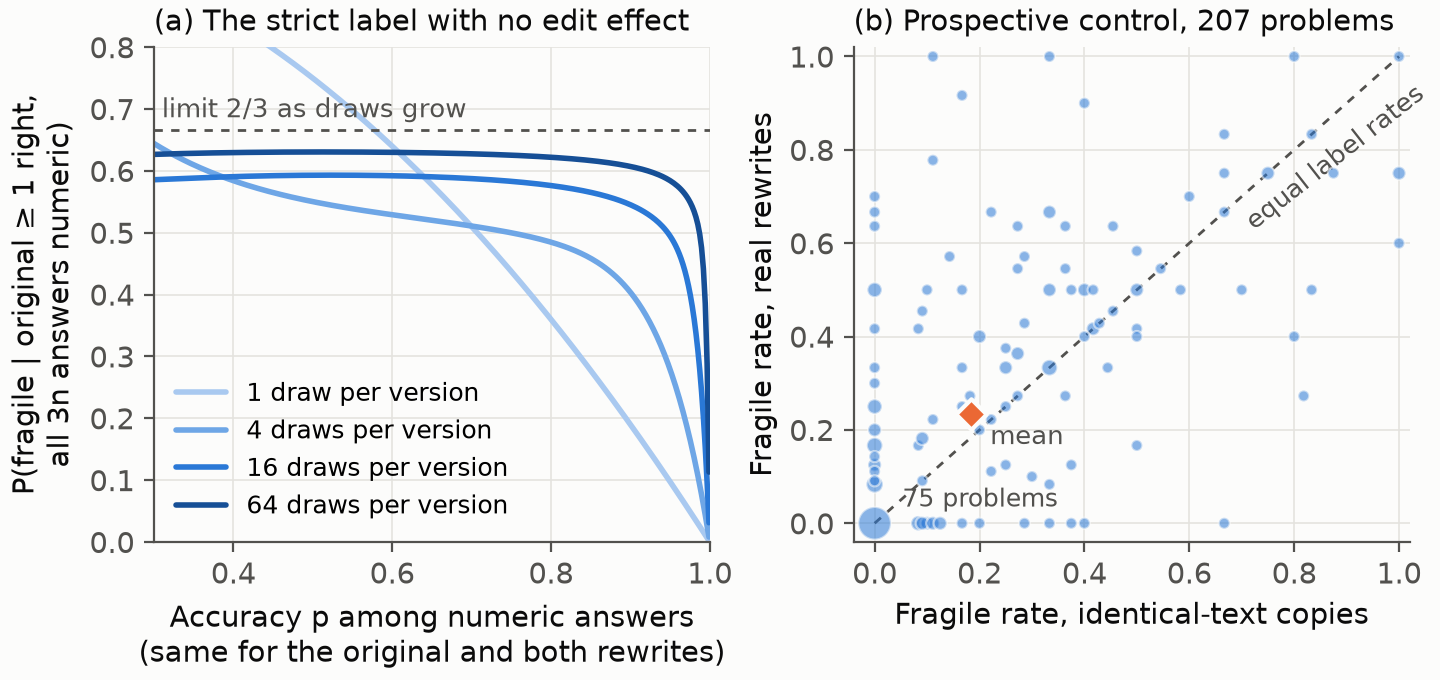

This chart was generated by the following Python code:
"""Figure 1 for report v1.1d (AR1, 27 Oct; v4 with "tag" renamed "label" after the blind referee): (a) unchanged from v3e, the strict tag's no-edit null N0(p) for 1, 4, 16 and 64
draws per version (constructed, from explore/W9b/decomp/decomp.py's q); (b) SHAM Phase 1, prospective: per-original fragile
rate under the real rewrites against the identical-text copies, on the T1 jointly eligible originals (>= 3 waves binary for
both tags). Rates are k/n fractions, so identical points are merged and marker area is proportional to the square root of the number of
originals (the point at (0, 0) is labelled with its count). Data sha-pinned through numbers/ar1-t104.json. BLIND REPLAY PENDING for panel (b).
CPU only. Writes fig1_tag_null_sham_v4b.png and .sha256 next to this script (exclusive create).
usage: python -B pair/aimo/report/fig1_tag_null_sham_v4.py   (not -I: matplotlib is in user site-packages here)
"""
import hashlib, json, sys
from collections import Counter
from pathlib import Path
import numpy as np
import matplotlib
matplotlib.use('Agg')
import matplotlib.pyplot as plt

ROOT = Path(r'E:/work/research-cycle')
HERE = Path(__file__).resolve().parent
RES = ROOT / 'from-box/research/W9d/sham1-score/tree/explore/W9b/sham1/v1.1/out/RESULT.json'
DC = ROOT / 'explore/W9b/decomp/decomp.py'
num = json.loads((HERE / 'numbers/ar1-t104.json').read_text(encoding='utf-8-sig')); vals = num['values']
assert hashlib.sha256(RES.read_bytes()).hexdigest() == num['_manifest'][str(RES).replace('/', '\\')], 'sham1 result changed since ar1-t104'
assert hashlib.sha256(DC.read_bytes()).hexdigest() == 'a37aebe72f582fd24ff9353ea273ed05abe70cf2ab6f5b1efff0a9bf85bb6929', 'decomp.py changed'
sys.path.insert(0, str(DC.parent)); from decomp import N0
res = json.loads(RES.read_text(encoding='utf-8-sig'))
rows = [r for r in res['per_original'] if r['n_joint'] >= 3]
assert len(rows) == vals['p1s_t1_n']

INK, INK2, GRID, SURF = '#0b0b0b', '#52514e', '#e4e3df', '#fcfcfb'
SEQ = ['#a9c9f0', '#6ea6e6', '#2a78d6', '#164f96']
BLUE, ORANGE = '#2a78d6', '#eb6834'
plt.rcParams.update({'font.size': 10.5, 'axes.edgecolor': INK2, 'axes.labelcolor': INK, 'xtick.color': INK2, 'ytick.color': INK2,
                     'axes.spines.top': False, 'axes.spines.right': False, 'figure.facecolor': SURF, 'axes.facecolor': SURF})
fig, (a, b) = plt.subplots(1, 2, figsize=(7.2, 3.4), constrained_layout=True)

p = np.linspace(0.30, 0.999, 300)
for n, c in zip((1, 4, 16, 64), SEQ):
    a.plot(p, [N0(x, n) for x in p], color=c, lw=2, solid_capstyle='round', label=f'{n} draw' + ('s' if n > 1 else '') + ' per version')
a.axhline(2 / 3, color=INK2, lw=1, ls=(0, (3, 3)))
a.text(0.31, 2 / 3 + 0.02, 'limit 2/3 as draws grow', fontsize=9.5, color=INK2)
a.legend(loc='lower left', fontsize=9, frameon=False)
a.set_xlim(0.3, 1.0); a.set_ylim(0, 0.8); a.set_xticks([0.4, 0.6, 0.8, 1.0])
a.set_xlabel('Accuracy p among numeric answers\n(same for the original and both rewrites)'); a.set_ylabel('P(fragile | original ≥ 1 right,\nall 3n answers numeric)')
a.set_title('(a) The strict label with no edit effect', loc='left', fontsize=10.5, color=INK)
a.grid(True, color=GRID, lw=0.6); a.set_axisbelow(True)

xs = np.array([r['nr_sham_joint'] for r in rows]); ys = np.array([r['nr_real_joint'] for r in rows])
cnt = Counter(zip(np.round(xs, 6), np.round(ys, 6)))
px, py, pn = zip(*[(x, y, n) for (x, y), n in cnt.items()])
b.plot([0, 1], [0, 1], color=INK2, lw=1, ls=(0, (3, 3)))
b.text(0.70, 0.63, 'equal label rates', fontsize=9.5, color=INK2, rotation=38)
b.scatter(px, py, s=[16 * n ** 0.5 for n in pn], color=BLUE, alpha=0.55, edgecolor=SURF, linewidth=0.8, zorder=3)
b.scatter([xs.mean()], [ys.mean()], s=60, marker='D', color=ORANGE, edgecolor=SURF, linewidth=1.5, zorder=4)
n00 = cnt.get((0.0, 0.0), 0)
b.annotate(f'{n00} problems', (0, 0), xytext=(10, 6), textcoords='offset points', fontsize=9, color=INK2)
b.annotate('mean', (xs.mean(), ys.mean()), xytext=(7, -11), textcoords='offset points', fontsize=9.5, color=INK2)
b.set_xlim(-0.04, 1.02); b.set_ylim(-0.04, 1.02)
b.set_xlabel('Fragile rate, identical-text copies'); b.set_ylabel('Fragile rate, real rewrites')
b.set_title(f'(b) Prospective control, {len(rows)} problems', loc='left', fontsize=10.5, color=INK)
b.grid(True, color=GRID, lw=0.6); b.set_axisbelow(True)

out = HERE / 'fig1_tag_null_sham_v4b.png'
assert not out.exists(), 'exists; choose a new name'
fig.savefig(out, dpi=200)
(HERE / 'fig1_tag_null_sham_v4b.sha256').write_text(hashlib.sha256(out.read_bytes()).hexdigest() + '  fig1_tag_null_sham_v4b.png\n')
print(out, hashlib.sha256(out.read_bytes()).hexdigest(), 'mean sham', xs.mean(), 'mean real', ys.mean(), 'max marker n', max(pn))
